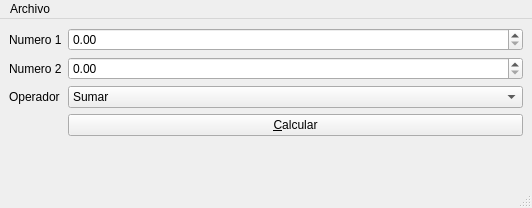
<?xml version="1.0" encoding="UTF-8"?>
<ui version="4.0">
 <class>Principal</class>
 <widget class="QMainWindow" name="Principal">
  <property name="geometry">
   <rect>
    <x>0</x>
    <y>0</y>
    <width>532</width>
    <height>208</height>
   </rect>
  </property>
  <property name="windowTitle">
   <string>Principal</string>
  </property>
  <widget class="QWidget" name="centralwidget">
   <layout class="QFormLayout" name="formLayout">
    <item row="0" column="0">
     <widget class="QLabel" name="label">
      <property name="text">
       <string>Numero 1</string>
      </property>
     </widget>
    </item>
    <item row="0" column="1">
     <widget class="QDoubleSpinBox" name="inNum1"/>
    </item>
    <item row="1" column="0">
     <widget class="QLabel" name="label_2">
      <property name="text">
       <string>Numero 2</string>
      </property>
     </widget>
    </item>
    <item row="1" column="1">
     <widget class="QDoubleSpinBox" name="inNum2"/>
    </item>
    <item row="2" column="0">
     <widget class="QLabel" name="label_3">
      <property name="text">
       <string>Operador</string>
      </property>
     </widget>
    </item>
    <item row="2" column="1">
     <widget class="QComboBox" name="inOperacion">
      <item>
       <property name="text">
        <string>Sumar</string>
       </property>
      </item>
      <item>
       <property name="text">
        <string>Restar</string>
       </property>
      </item>
      <item>
       <property name="text">
        <string>Multiplicar</string>
       </property>
      </item>
      <item>
       <property name="text">
        <string>Dividir</string>
       </property>
      </item>
     </widget>
    </item>
    <item row="3" column="0">
     <spacer name="horizontalSpacer">
      <property name="orientation">
       <enum>Qt::Horizontal</enum>
      </property>
      <property name="sizeHint" stdset="0">
       <size>
        <width>40</width>
        <height>26</height>
       </size>
      </property>
     </spacer>
    </item>
    <item row="3" column="1">
     <widget class="QPushButton" name="pushButton">
      <property name="text">
       <string>&amp;Calcular</string>
      </property>
     </widget>
    </item>
   </layout>
  </widget>
  <widget class="QMenuBar" name="menubar">
   <property name="geometry">
    <rect>
     <x>0</x>
     <y>0</y>
     <width>532</width>
     <height>25</height>
    </rect>
   </property>
   <widget class="QMenu" name="menuArchivo">
    <property name="title">
     <string>Archivo</string>
    </property>
    <addaction name="actionCalcular"/>
    <addaction name="separator"/>
    <addaction name="actionSalir"/>
   </widget>
   <addaction name="menuArchivo"/>
  </widget>
  <widget class="QStatusBar" name="statusbar"/>
  <action name="actionCalcular">
   <property name="text">
    <string>&amp;Calcular</string>
   </property>
   <property name="shortcut">
    <string>F1</string>
   </property>
  </action>
  <action name="actionSalir">
   <property name="text">
    <string>&amp;Salir</string>
   </property>
   <property name="shortcut">
    <string>Ctrl+Q</string>
   </property>
  </action>
 </widget>
 <resources/>
 <connections>
  <connection>
   <sender>actionSalir</sender>
   <signal>triggered()</signal>
   <receiver>Principal</receiver>
   <slot>close()</slot>
   <hints>
    <hint type="sourcelabel">
     <x>-1</x>
     <y>-1</y>
    </hint>
    <hint type="destinationlabel">
     <x>265</x>
     <y>103</y>
    </hint>
   </hints>
  </connection>
 </connections>
</ui>
